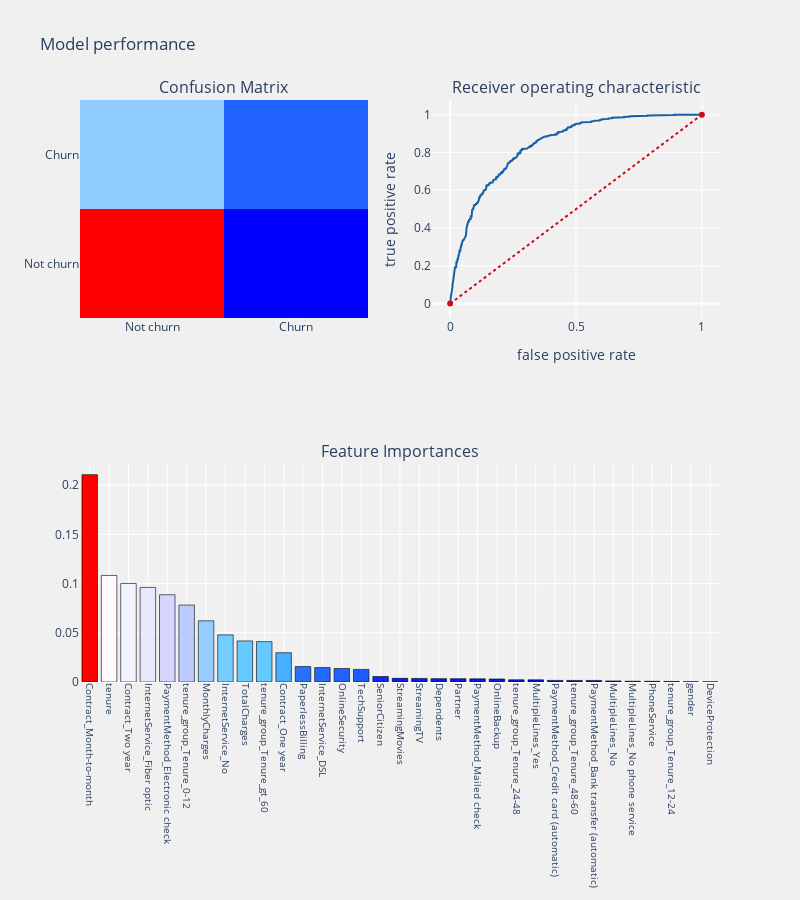

Write notebook code for a chart like this one.
### Markdown cell above
### 5.3 Random Forest Classifier

### Code cell
from sklearn.ensemble import RandomForestClassifier
#function attributes
#columns - column used
#nf_estimators - The number of trees in the forest.
#estimated_tree - tree number to be displayed
#maximum_depth - depth of the tree
#criterion_type - split criterion type ["gini" or "entropy"]
#Model performance - prints performance of model
def plot_tree_randomforest(columns,nf_estimators,
                            estimated_tree,maximum_depth,
                            criterion_type,model_performance = None) :

    dataframe = df_telcom_og[columns + target_col].copy()

    #train and test datasets
    rf_x = dataframe[[i for i in columns if i not in target_col]]
    rf_y = dataframe[target_col]

    #random forest classifier
    rfc = RandomForestClassifier(n_estimators = nf_estimators,
                                    max_depth = maximum_depth,
                                    criterion = criterion_type,
                                )
    rfc.fit(rf_x,rf_y)

    estimated_tree = rfc.estimators_[estimated_tree]

    #model performance
    if model_performance == True :
        telecom_churn_prediction(rfc,
                                rf_x,test_X[columns],
                                rf_y,test_Y,
                                columns,"features",threshold_plot = True)

cols1 = [ i for i in train_X.columns if i not in target_col + Id_col]
plot_tree_randomforest(cols1,100,99,3,"entropy",True)

### Figure 1 — Plotly figure (JSON) as saved in the notebook; plotly's stock layout.template omitted (floating-point values rounded to 4 significant figures; data arrays with more than 128 entries replaced by an {"elided": "..."} marker saying what was removed)
{"data": [{"colorscale": [[0, "rgb(0,0,255)"], [0.1, "rgb(51,153,255)"], [0.2, "rgb(102,204,255)"], [0.3, "rgb(153,204,255)"], [0.4, "rgb(204,204,255)"], [0.5, "rgb(255,255,255)"], [0.6, "rgb(255,204,255)"], [0.7, "rgb(255,153,255)"], [0.8, "rgb(255,102,204)"], [0.9, "rgb(255,102,102)"], [1, "rgb(255,0,0)"]], "name": "matrix", "showscale": false, "type": "heatmap", "x": ["Not churn", "Churn"], "xaxis": "x", "y": ["Not churn", "Churn"], "yaxis": "y", "z": [[1231, 37], [376, 114]]}, {"line": {"color": "rgb(22, 96, 167)", "width": 2}, "name": "Roc : 0.6017366252494688", "type": "scatter", "x": {"elided": "602 float values"}, "xaxis": "x2", "y": {"elided": "602 float values"}, "yaxis": "y2"}, {"line": {"color": "rgb(205, 12, 24)", "dash": "dot", "width": 2}, "type": "scatter", "x": [0, 1], "xaxis": "x2", "y": [0, 1], "yaxis": "y2"}, {"marker": {"color": [0.2106, 0.1082, 0.1001, 0.09605, 0.08864, 0.07818, 0.06214, 0.04788, 0.04172, 0.041, 0.02977, 0.01566, 0.01463, 0.01373, 0.01278, 0.00554, 0.00371, 0.003627, 0.00341, 0.003394, 0.003195, 0.00309, 0.002266, 0.002163, 0.001625, 0.001605, 0.001601, 0.0011, 0.0007848, 0.000703, 0.0005489, 0.0002857, 0.0001791], "colorscale": [[0, "rgb(0,0,255)"], [0.1, "rgb(51,153,255)"], [0.2, "rgb(102,204,255)"], [0.3, "rgb(153,204,255)"], [0.4, "rgb(204,204,255)"], [0.5, "rgb(255,255,255)"], [0.6, "rgb(255,204,255)"], [0.7, "rgb(255,153,255)"], [0.8, "rgb(255,102,204)"], [0.9, "rgb(255,102,102)"], [1, "rgb(255,0,0)"]], "line": {"color": "black", "width": 0.6}}, "name": "coefficients", "type": "bar", "x": ["Contract_Month-to-month", "tenure", "Contract_Two year", "InternetService_Fiber optic", "PaymentMethod_Electronic check", "tenure_group_Tenure_0-12", "MonthlyCharges", "InternetService_No", "TotalCharges", "tenure_group_Tenure_gt_60", "Contract_One year", "PaperlessBilling", "InternetService_DSL", "OnlineSecurity", "TechSupport", "SeniorCitizen", "StreamingMovies", "StreamingTV", "Dependents", "Partner", "PaymentMethod_Mailed check", "OnlineBackup", "tenure_group_Tenure_24-48", "MultipleLines_Yes", "PaymentMethod_Credit card (automatic)", "tenure_group_Tenure_48-60", "PaymentMethod_Bank transfer (automatic)", "MultipleLines_No", "MultipleLines_No phone service", "PhoneService", "tenure_group_Tenure_12-24", "gender", "DeviceProtection"], "xaxis": "x3", "y": [0.2106, 0.1082, 0.1001, 0.09605, 0.08864, 0.07818, 0.06214, 0.04788, 0.04172, 0.041, 0.02977, 0.01566, 0.01463, 0.01373, 0.01278, 0.00554, 0.00371, 0.003627, 0.00341, 0.003394, 0.003195, 0.00309, 0.002266, 0.002163, 0.001625, 0.001605, 0.001601, 0.0011, 0.0007848, 0.000703, 0.0005489, 0.0002857, 0.0001791], "yaxis": "y3"}], "layout": {"annotations": [{"font": {"size": 16}, "showarrow": false, "text": "Confusion Matrix", "x": 0.225, "xanchor": "center", "xref": "paper", "y": 1, "yanchor": "bottom", "yref": "paper"}, {"font": {"size": 16}, "showarrow": false, "text": "Receiver operating characteristic", "x": 0.775, "xanchor": "center", "xref": "paper", "y": 1, "yanchor": "bottom", "yref": "paper"}, {"font": {"size": 16}, "showarrow": false, "text": "Feature Importances", "x": 0.5, "xanchor": "center", "xref": "paper", "y": 0.375, "yanchor": "bottom", "yref": "paper"}], "autosize": false, "height": 900, "margin": {"b": 195}, "paper_bgcolor": "rgba(240,240,240, 0.95)", "plot_bgcolor": "rgba(240,240,240, 0.95)", "showlegend": false, "title": {"text": "Model performance"}, "width": 800, "xaxis": {"anchor": "y", "domain": [0, 0.45]}, "xaxis2": {"anchor": "y2", "domain": [0.55, 1], "title": {"text": "false positive rate"}}, "xaxis3": {"anchor": "y3", "domain": [0, 1], "showgrid": true, "tickangle": 90, "tickfont": {"size": 10}}, "yaxis": {"anchor": "x", "domain": [0.625, 1]}, "yaxis2": {"anchor": "x2", "domain": [0.625, 1], "title": {"text": "true positive rate"}}, "yaxis3": {"anchor": "x3", "domain": [0, 0.375]}}}
